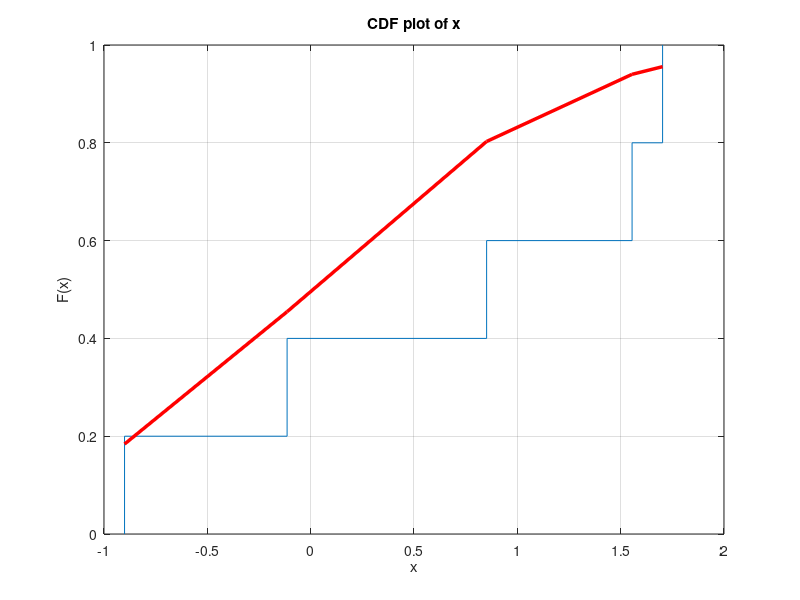

Write MATLAB code to recreate this figure. (Note: this script raises an error after producing the figure.)
close all
clear all
clc

disp('Please input number of draws n as') ;
disp(' ') ;
n  = input('[n]=');
y  = normrnd(0,1,n,1);      % Generate standard normal random numbers
y  = sort(y);
cdfplot(y)                  % Plot the empirical distribution function
hold on
f  = cdf('Normal',y,0,1);   % Generate normal cumulative distribution function

plot(y,f,'r','LineWidth',2.5)
legend('Empirical','Theoretical','Location','NW')
title('EDF and CFD')
xlabel('X')
ylabel('EDF(X), CDF(X)')
grid off

[g,y] = ecdf(y);
g     = g(2:(n+1));
[C,I] = max(abs(f-g))
hold off